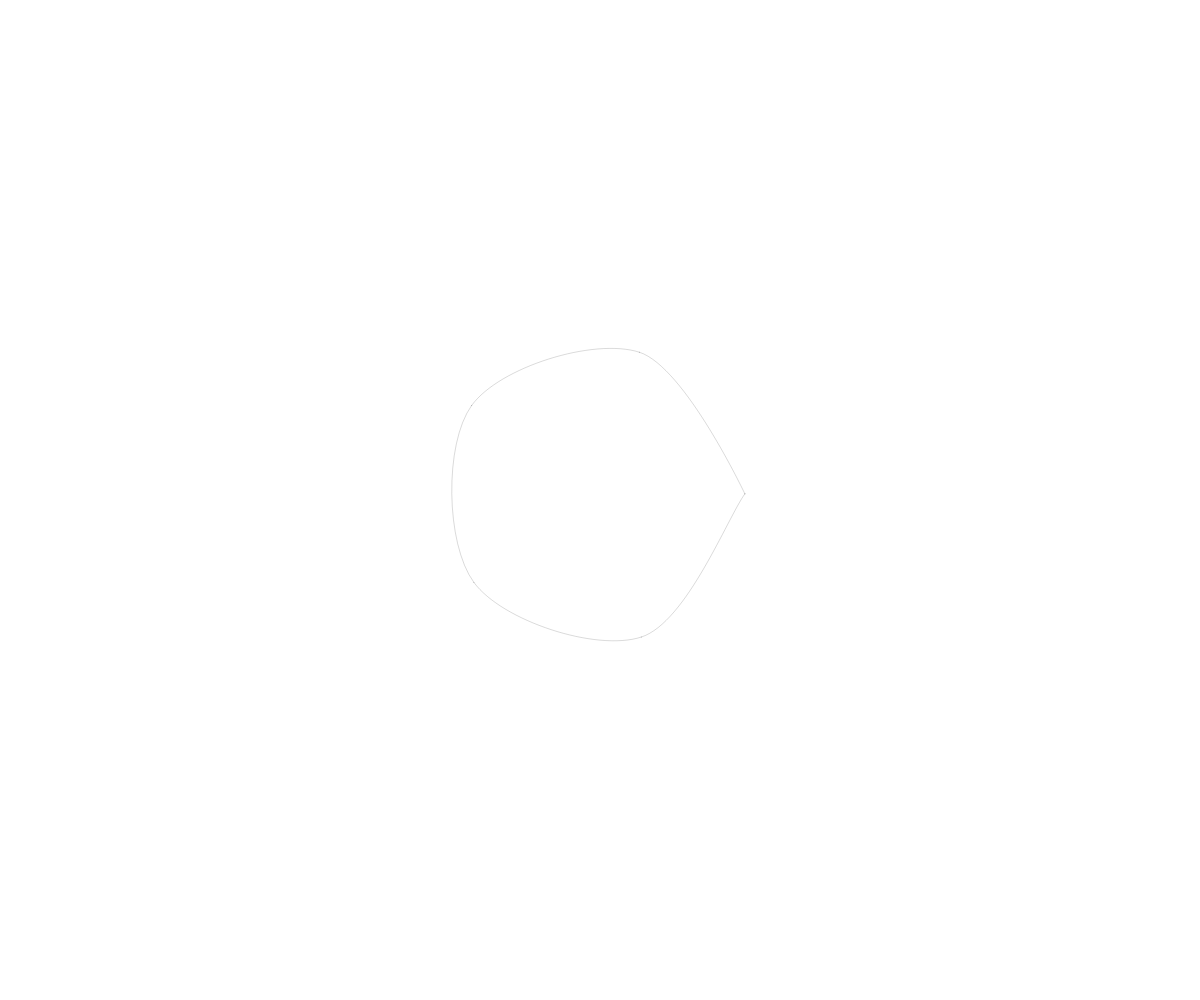
Frame 1 (no input)
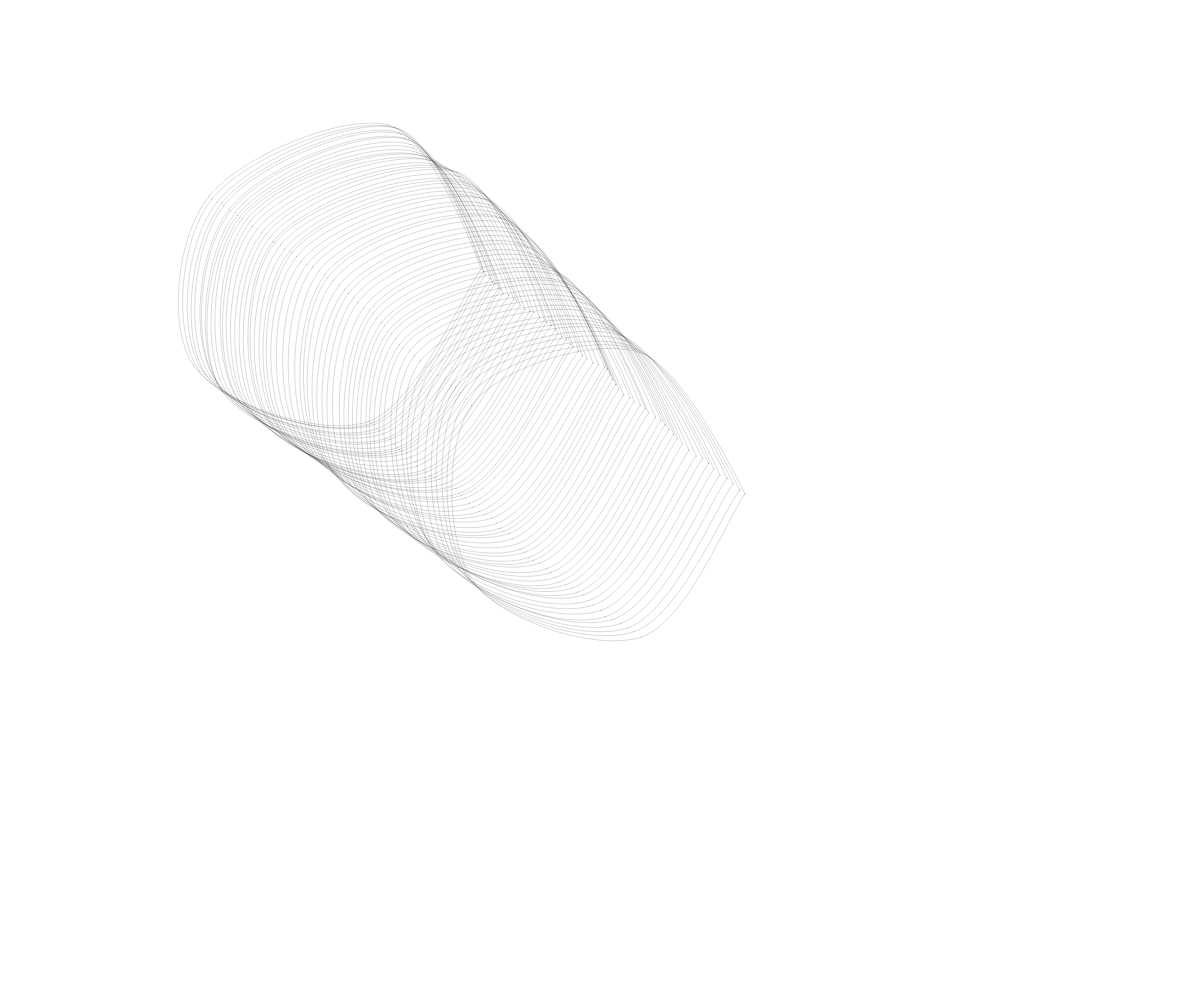
Frame 60 (no input)
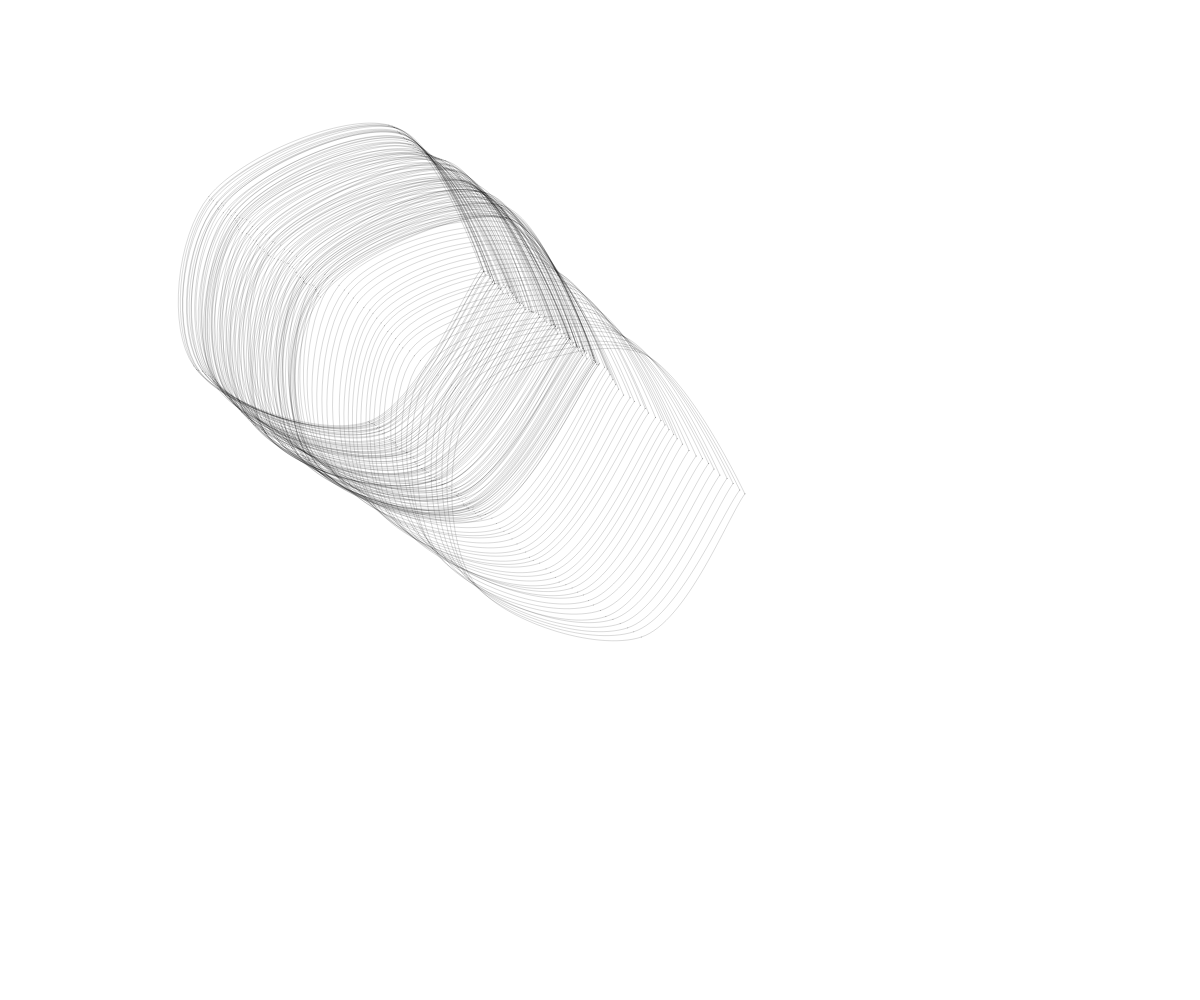
Frame 120 (the mouse pressed at the canvas centre since frame 60)

The p5.js sketch that drew these frames (run headless with seeded random() and noise() and a simulated clock; from frame 60 on, the mouse is pressed at the canvas centre):

// p5.js sketch
// ── sketch.js
const amountOfFormPoints = 5;
const stepSize = 2;
const initRadius = 150;
const mouseAttraction = 0.01;
let centerX, centerY;
let x = [];
let y = [];

function setup() {
  createCanvas(windowWidth, windowHeight);

  centerX = width / 2;
  centerY = height / 2;
  const angle = radians(360 / amountOfFormPoints);
  for (let i = 0; i < amountOfFormPoints; i++) {
    x.push(cos(angle * i) * initRadius);
    y.push(sin(angle * i) * initRadius);
  }

  stroke(0, 75);
  strokeWeight(0.5);
  background(255);
  noFill();
}

function draw() {
  centerX += (mouseX - centerX) * mouseAttraction;
  centerY += (mouseY - centerY) * mouseAttraction;

  for (let i = 0; i < amountOfFormPoints; i++) {
    x[i] += random(-stepSize, stepSize);
    y[i] += random(-stepSize, stepSize);
    ellipse(x[i] + centerX, y[i] + centerY, 0.01, 0.01);
  }

  beginShape();
  curveVertex(x[0] + centerX, y[0] + centerY);

  for (let i = 0; i < amountOfFormPoints; i++) {
    curveVertex(x[i] + centerX, y[i] + centerY);
  }

  curveVertex(x[0] + centerX, y[0] + centerY);

  curveVertex(
    x[amountOfFormPoints - 1] + centerX,
    y[amountOfFormPoints - 1] + centerY
  );
  endShape();
}
